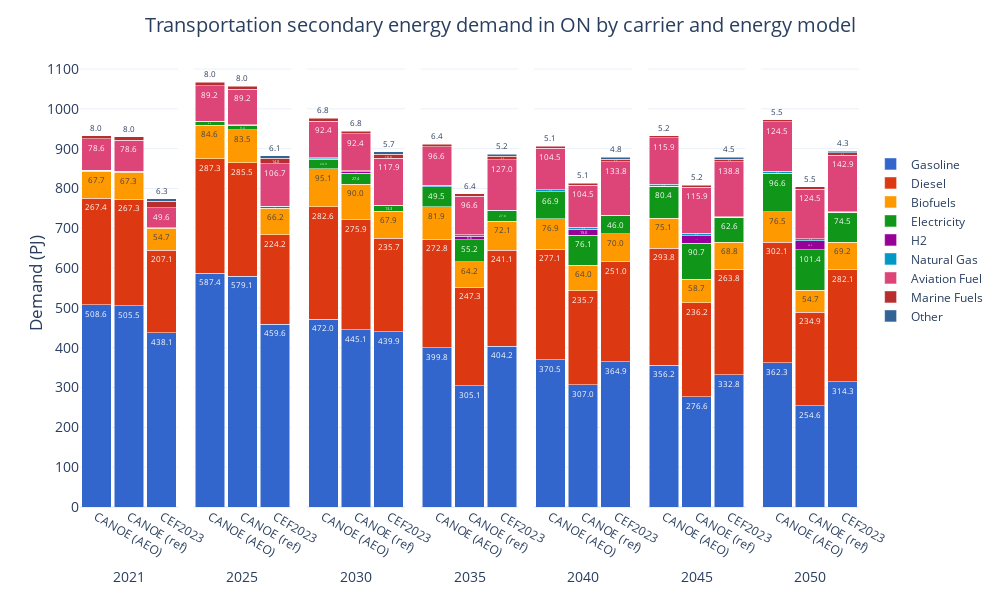

This figure's notebook cell:
### Code cell
bau23_fig = bau23_demand[(bau23_demand['Sector'] == 'Transportation') & (bau23_demand['Carrier'] != 'Total End-Use')].copy()
ref_fig = ref_trnact[(ref_trnact['Mode'] == 'Fuel use') & (ref_trnact['Carrier'] != 'Other')].copy()
vanilla_fig = vanilla_trnact[(vanilla_trnact['Mode'] == 'Fuel use') & (vanilla_trnact['Carrier'] != 'Other')].copy()

carrier_order = ['Gasoline', 'Diesel', 'Biofuels', 'Electricity', 'H2', 'Natural Gas', 'Aviation Fuel', 'Marine Fuels', 'Other']

bau23_fig['Source'] = 'CEF2023'
ref_fig['Source'] = 'CANOE (ref)'
vanilla_fig['Source'] = 'CANOE (AEO)'

fig_df = pd.concat([vanilla_fig[['Period', 'Demand (PJ)', 'Carrier', 'Source']], ref_fig[['Period', 'Demand (PJ)', 'Carrier', 'Source']], bau23_fig[['Period', 'Demand (PJ)', 'Carrier', 'Source']]])

fig_df['Carrier'] = fig_df['Carrier'].apply(carrier_grouping)
fig_df = fig_df.groupby(['Period', 'Carrier', 'Source'], as_index=False).sum('Demand (PJ)')

fig_df['Carrier'] = pd.Categorical(fig_df['Carrier'], categories=carrier_order, ordered=True)
fig_df['Source'] = pd.Categorical(fig_df['Source'], categories=['CANOE (AEO)', 'CANOE (ref)', 'CEF2023'], ordered=True)
fig_df = fig_df.sort_values(['Source', 'Carrier', 'Period'])

fig = px.bar(fig_df, 
             x='Source', 
             y='Demand (PJ)', 
             color='Carrier', 
             barmode='stack', 
             facet_col='Period',
             facet_col_spacing=2E-2,
             template='plotly_white',
             color_discrete_sequence=px.colors.qualitative.G10[:7] + px.colors.qualitative.G10[8:],
             text_auto='.1f',
            #  text='Demand (PJ)_sum'
             width=1000, height=600,
             )

fig.update_layout(title=dict(
        text='Transportation secondary energy demand in ON by carrier and energy model',
        x=0.5, 
        y=0.97,
        xanchor='center',
        yanchor='top'
    ),
    xaxis=dict(title='Period'),
    yaxis=dict(title='Demand (PJ)',
               dtick=100),
    yaxis_title_standoff=0,
    legend_title_text='',
    bargap=0.1,
    legend=dict(
        orientation='v',  
        yanchor='top',
        y=0.8,  
        xanchor='center',
        x=1.09,
        font=dict(size=12)),
    font=dict(
        # family="Open Sans",
        size=14)
    )

for annotation in fig.layout.annotations:
    annotation.text = annotation.text.split('=')[1]
    annotation.y = -0.13  
    annotation.yanchor = 'top' 

for axis in fig.layout:
    if axis.startswith('yaxis'):
        fig.layout[axis].dtick = 100

for axis in fig.layout:
    if axis.startswith('xaxis'):
        fig.layout[axis].title.text = ''
        fig.layout[axis].tickfont = dict(size=12)

fig.for_each_trace(lambda trace: trace.update(textfont=dict(size=8)))

fig.show()
fig.write_image("ref_aeo_demand.svg", scale=1, engine='kaleido')

### Figure 1 — Plotly figure (JSON) as saved in the notebook; plotly's stock layout.template omitted (floating-point values rounded to 4 significant figures)
{"data": [{"alignmentgroup": "True", "hovertemplate": "Carrier=Gasoline<br>Period=2021<br>Source=%{x}<br>Demand (PJ)=%{y}<extra></extra>", "legendgroup": "Gasoline", "marker": {"color": "#3366CC", "pattern": {"shape": ""}}, "name": "Gasoline", "offsetgroup": "Gasoline", "orientation": "v", "showlegend": true, "textfont": {"size": 8}, "textposition": "auto", "texttemplate": "%{y:.1f}", "type": "bar", "x": ["CANOE (AEO)", "CANOE (ref)", "CEF2023"], "xaxis": "x", "y": [508.6, 505.5, 438.1], "yaxis": "y"}, {"alignmentgroup": "True", "hovertemplate": "Carrier=Gasoline<br>Period=2025<br>Source=%{x}<br>Demand (PJ)=%{y}<extra></extra>", "legendgroup": "Gasoline", "marker": {"color": "#3366CC", "pattern": {"shape": ""}}, "name": "Gasoline", "offsetgroup": "Gasoline", "orientation": "v", "showlegend": false, "textfont": {"size": 8}, "textposition": "auto", "texttemplate": "%{y:.1f}", "type": "bar", "x": ["CANOE (AEO)", "CANOE (ref)", "CEF2023"], "xaxis": "x2", "y": [587.4, 579.1, 459.6], "yaxis": "y2"}, {"alignmentgroup": "True", "hovertemplate": "Carrier=Gasoline<br>Period=2030<br>Source=%{x}<br>Demand (PJ)=%{y}<extra></extra>", "legendgroup": "Gasoline", "marker": {"color": "#3366CC", "pattern": {"shape": ""}}, "name": "Gasoline", "offsetgroup": "Gasoline", "orientation": "v", "showlegend": false, "textfont": {"size": 8}, "textposition": "auto", "texttemplate": "%{y:.1f}", "type": "bar", "x": ["CANOE (AEO)", "CANOE (ref)", "CEF2023"], "xaxis": "x3", "y": [472.0, 445.1, 439.9], "yaxis": "y3"}, {"alignmentgroup": "True", "hovertemplate": "Carrier=Gasoline<br>Period=2035<br>Source=%{x}<br>Demand (PJ)=%{y}<extra></extra>", "legendgroup": "Gasoline", "marker": {"color": "#3366CC", "pattern": {"shape": ""}}, "name": "Gasoline", "offsetgroup": "Gasoline", "orientation": "v", "showlegend": false, "textfont": {"size": 8}, "textposition": "auto", "texttemplate": "%{y:.1f}", "type": "bar", "x": ["CANOE (AEO)", "CANOE (ref)", "CEF2023"], "xaxis": "x4", "y": [399.8, 305.1, 404.2], "yaxis": "y4"}, {"alignmentgroup": "True", "hovertemplate": "Carrier=Gasoline<br>Period=2040<br>Source=%{x}<br>Demand (PJ)=%{y}<extra></extra>", "legendgroup": "Gasoline", "marker": {"color": "#3366CC", "pattern": {"shape": ""}}, "name": "Gasoline", "offsetgroup": "Gasoline", "orientation": "v", "showlegend": false, "textfont": {"size": 8}, "textposition": "auto", "texttemplate": "%{y:.1f}", "type": "bar", "x": ["CANOE (AEO)", "CANOE (ref)", "CEF2023"], "xaxis": "x5", "y": [370.5, 307.0, 364.9], "yaxis": "y5"}, {"alignmentgroup": "True", "hovertemplate": "Carrier=Gasoline<br>Period=2045<br>Source=%{x}<br>Demand (PJ)=%{y}<extra></extra>", "legendgroup": "Gasoline", "marker": {"color": "#3366CC", "pattern": {"shape": ""}}, "name": "Gasoline", "offsetgroup": "Gasoline", "orientation": "v", "showlegend": false, "textfont": {"size": 8}, "textposition": "auto", "texttemplate": "%{y:.1f}", "type": "bar", "x": ["CANOE (AEO)", "CANOE (ref)", "CEF2023"], "xaxis": "x6", "y": [356.2, 276.6, 332.8], "yaxis": "y6"}, {"alignmentgroup": "True", "hovertemplate": "Carrier=Gasoline<br>Period=2050<br>Source=%{x}<br>Demand (PJ)=%{y}<extra></extra>", "legendgroup": "Gasoline", "marker": {"color": "#3366CC", "pattern": {"shape": ""}}, "name": "Gasoline", "offsetgroup": "Gasoline", "orientation": "v", "showlegend": false, "textfont": {"size": 8}, "textposition": "auto", "texttemplate": "%{y:.1f}", "type": "bar", "x": ["CANOE (AEO)", "CANOE (ref)", "CEF2023"], "xaxis": "x7", "y": [362.3, 254.6, 314.3], "yaxis": "y7"}, {"alignmentgroup": "True", "hovertemplate": "Carrier=Diesel<br>Period=2021<br>Source=%{x}<br>Demand (PJ)=%{y}<extra></extra>", "legendgroup": "Diesel", "marker": {"color": "#DC3912", "pattern": {"shape": ""}}, "name": "Diesel", "offsetgroup": "Diesel", "orientation": "v", "showlegend": true, "textfont": {"size": 8}, "textposition": "auto", "texttemplate": "%{y:.1f}", "type": "bar", "x": ["CANOE (AEO)", "CANOE (ref)", "CEF2023"], "xaxis": "x", "y": [267.4, 267.3, 207.1], "yaxis": "y"}, {"alignmentgroup": "True", "hovertemplate": "Carrier=Diesel<br>Period=2025<br>Source=%{x}<br>Demand (PJ)=%{y}<extra></extra>", "legendgroup": "Diesel", "marker": {"color": "#DC3912", "pattern": {"shape": ""}}, "name": "Diesel", "offsetgroup": "Diesel", "orientation": "v", "showlegend": false, "textfont": {"size": 8}, "textposition": "auto", "texttemplate": "%{y:.1f}", "type": "bar", "x": ["CANOE (AEO)", "CANOE (ref)", "CEF2023"], "xaxis": "x2", "y": [287.3, 285.5, 224.2], "yaxis": "y2"}, {"alignmentgroup": "True", "hovertemplate": "Carrier=Diesel<br>Period=2030<br>Source=%{x}<br>Demand (PJ)=%{y}<extra></extra>", "legendgroup": "Diesel", "marker": {"color": "#DC3912", "pattern": {"shape": ""}}, "name": "Diesel", "offsetgroup": "Diesel", "orientation": "v", "showlegend": false, "textfont": {"size": 8}, "textposition": "auto", "texttemplate": "%{y:.1f}", "type": "bar", "x": ["CANOE (AEO)", "CANOE (ref)", "CEF2023"], "xaxis": "x3", "y": [282.6, 275.9, 235.7], "yaxis": "y3"}, {"alignmentgroup": "True", "hovertemplate": "Carrier=Diesel<br>Period=2035<br>Source=%{x}<br>Demand (PJ)=%{y}<extra></extra>", "legendgroup": "Diesel", "marker": {"color": "#DC3912", "pattern": {"shape": ""}}, "name": "Diesel", "offsetgroup": "Diesel", "orientation": "v", "showlegend": false, "textfont": {"size": 8}, "textposition": "auto", "texttemplate": "%{y:.1f}", "type": "bar", "x": ["CANOE (AEO)", "CANOE (ref)", "CEF2023"], "xaxis": "x4", "y": [272.8, 247.3, 241.1], "yaxis": "y4"}, {"alignmentgroup": "True", "hovertemplate": "Carrier=Diesel<br>Period=2040<br>Source=%{x}<br>Demand (PJ)=%{y}<extra></extra>", "legendgroup": "Diesel", "marker": {"color": "#DC3912", "pattern": {"shape": ""}}, "name": "Diesel", "offsetgroup": "Diesel", "orientation": "v", "showlegend": false, "textfont": {"size": 8}, "textposition": "auto", "texttemplate": "%{y:.1f}", "type": "bar", "x": ["CANOE (AEO)", "CANOE (ref)", "CEF2023"], "xaxis": "x5", "y": [277.1, 235.7, 251.0], "yaxis": "y5"}, {"alignmentgroup": "True", "hovertemplate": "Carrier=Diesel<br>Period=2045<br>Source=%{x}<br>Demand (PJ)=%{y}<extra></extra>", "legendgroup": "Diesel", "marker": {"color": "#DC3912", "pattern": {"shape": ""}}, "name": "Diesel", "offsetgroup": "Diesel", "orientation": "v", "showlegend": false, "textfont": {"size": 8}, "textposition": "auto", "texttemplate": "%{y:.1f}", "type": "bar", "x": ["CANOE (AEO)", "CANOE (ref)", "CEF2023"], "xaxis": "x6", "y": [293.8, 236.2, 263.8], "yaxis": "y6"}, {"alignmentgroup": "True", "hovertemplate": "Carrier=Diesel<br>Period=2050<br>Source=%{x}<br>Demand (PJ)=%{y}<extra></extra>", "legendgroup": "Diesel", "marker": {"color": "#DC3912", "pattern": {"shape": ""}}, "name": "Diesel", "offsetgroup": "Diesel", "orientation": "v", "showlegend": false, "textfont": {"size": 8}, "textposition": "auto", "texttemplate": "%{y:.1f}", "type": "bar", "x": ["CANOE (AEO)", "CANOE (ref)", "CEF2023"], "xaxis": "x7", "y": [302.1, 234.9, 282.1], "yaxis": "y7"}, {"alignmentgroup": "True", "hovertemplate": "Carrier=Biofuels<br>Period=2021<br>Source=%{x}<br>Demand (PJ)=%{y}<extra></extra>", "legendgroup": "Biofuels", "marker": {"color": "#FF9900", "pattern": {"shape": ""}}, "name": "Biofuels", "offsetgroup": "Biofuels", "orientation": "v", "showlegend": true, "textfont": {"size": 8}, "textposition": "auto", "texttemplate": "%{y:.1f}", "type": "bar", "x": ["CANOE (AEO)", "CANOE (ref)", "CEF2023"], "xaxis": "x", "y": [67.65, 67.31, 54.67], "yaxis": "y"}, {"alignmentgroup": "True", "hovertemplate": "Carrier=Biofuels<br>Period=2025<br>Source=%{x}<br>Demand (PJ)=%{y}<extra></extra>", "legendgroup": "Biofuels", "marker": {"color": "#FF9900", "pattern": {"shape": ""}}, "name": "Biofuels", "offsetgroup": "Biofuels", "orientation": "v", "showlegend": false, "textfont": {"size": 8}, "textposition": "auto", "texttemplate": "%{y:.1f}", "type": "bar", "x": ["CANOE (AEO)", "CANOE (ref)", "CEF2023"], "xaxis": "x2", "y": [84.57, 83.47, 66.16], "yaxis": "y2"}, {"alignmentgroup": "True", "hovertemplate": "Carrier=Biofuels<br>Period=2030<br>Source=%{x}<br>Demand (PJ)=%{y}<extra></extra>", "legendgroup": "Biofuels", "marker": {"color": "#FF9900", "pattern": {"shape": ""}}, "name": "Biofuels", "offsetgroup": "Biofuels", "orientation": "v", "showlegend": false, "textfont": {"size": 8}, "textposition": "auto", "texttemplate": "%{y:.1f}", "type": "bar", "x": ["CANOE (AEO)", "CANOE (ref)", "CEF2023"], "xaxis": "x3", "y": [95.06, 90.05, 67.86], "yaxis": "y3"}, {"alignmentgroup": "True", "hovertemplate": "Carrier=Biofuels<br>Period=2035<br>Source=%{x}<br>Demand (PJ)=%{y}<extra></extra>", "legendgroup": "Biofuels", "marker": {"color": "#FF9900", "pattern": {"shape": ""}}, "name": "Biofuels", "offsetgroup": "Biofuels", "orientation": "v", "showlegend": false, "textfont": {"size": 8}, "textposition": "auto", "texttemplate": "%{y:.1f}", "type": "bar", "x": ["CANOE (AEO)", "CANOE (ref)", "CEF2023"], "xaxis": "x4", "y": [81.93, 64.15, 72.07], "yaxis": "y4"}, {"alignmentgroup": "True", "hovertemplate": "Carrier=Biofuels<br>Period=2040<br>Source=%{x}<br>Demand (PJ)=%{y}<extra></extra>", "legendgroup": "Biofuels", "marker": {"color": "#FF9900", "pattern": {"shape": ""}}, "name": "Biofuels", "offsetgroup": "Biofuels", "orientation": "v", "showlegend": false, "textfont": {"size": 8}, "textposition": "auto", "texttemplate": "%{y:.1f}", "type": "bar", "x": ["CANOE (AEO)", "CANOE (ref)", "CEF2023"], "xaxis": "x5", "y": [76.92, 63.99, 70.05], "yaxis": "y5"}, {"alignmentgroup": "True", "hovertemplate": "Carrier=Biofuels<br>Period=2045<br>Source=%{x}<br>Demand (PJ)=%{y}<extra></extra>", "legendgroup": "Biofuels", "marker": {"color": "#FF9900", "pattern": {"shape": ""}}, "name": "Biofuels", "offsetgroup": "Biofuels", "orientation": "v", "showlegend": false, "textfont": {"size": 8}, "textposition": "auto", "texttemplate": "%{y:.1f}", "type": "bar", "x": ["CANOE (AEO)", "CANOE (ref)", "CEF2023"], "xaxis": "x6", "y": [75.1, 58.65, 68.84], "yaxis": "y6"}, {"alignmentgroup": "True", "hovertemplate": "Carrier=Biofuels<br>Period=2050<br>Source=%{x}<br>Demand (PJ)=%{y}<extra></extra>", "legendgroup": "Biofuels", "marker": {"color": "#FF9900", "pattern": {"shape": ""}}, "name": "Biofuels", "offsetgroup": "Biofuels", "orientation": "v", "showlegend": false, "textfont": {"size": 8}, "textposition": "auto", "texttemplate": "%{y:.1f}", "type": "bar", "x": ["CANOE (AEO)", "CANOE (ref)", "CEF2023"], "xaxis": "x7", "y": [76.53, 54.71, 69.21], "yaxis": "y7"}, {"alignmentgroup": "True", "hovertemplate": "Carrier=Electricity<br>Period=2021<br>Source=%{x}<br>Demand (PJ)=%{y}<extra></extra>", "legendgroup": "Electricity", "marker": {"color": "#109618", "pattern": {"shape": ""}}, "name": "Electricity", "offsetgroup": "Electricity", "orientation": "v", "showlegend": true, "textfont": {"size": 8}, "textposition": "auto", "texttemplate": "%{y:.1f}", "type": "bar", "x": ["CANOE (AEO)", "CANOE (ref)", "CEF2023"], "xaxis": "x", "y": [2.294, 2.382, 1.288], "yaxis": "y"}, {"alignmentgroup": "True", "hovertemplate": "Carrier=Electricity<br>Period=2025<br>Source=%{x}<br>Demand (PJ)=%{y}<extra></extra>", "legendgroup": "Electricity", "marker": {"color": "#109618", "pattern": {"shape": ""}}, "name": "Electricity", "offsetgroup": "Electricity", "orientation": "v", "showlegend": false, "textfont": {"size": 8}, "textposition": "auto", "texttemplate": "%{y:.1f}", "type": "bar", "x": ["CANOE (AEO)", "CANOE (ref)", "CEF2023"], "xaxis": "x2", "y": [8.549, 9.395, 4.446], "yaxis": "y2"}, {"alignmentgroup": "True", "hovertemplate": "Carrier=Electricity<br>Period=2030<br>Source=%{x}<br>Demand (PJ)=%{y}<extra></extra>", "legendgroup": "Electricity", "marker": {"color": "#109618", "pattern": {"shape": ""}}, "name": "Electricity", "offsetgroup": "Electricity", "orientation": "v", "showlegend": false, "textfont": {"size": 8}, "textposition": "auto", "texttemplate": "%{y:.1f}", "type": "bar", "x": ["CANOE (AEO)", "CANOE (ref)", "CEF2023"], "xaxis": "x3", "y": [24.32, 27.36, 13.3], "yaxis": "y3"}, {"alignmentgroup": "True", "hovertemplate": "Carrier=Electricity<br>Period=2035<br>Source=%{x}<br>Demand (PJ)=%{y}<extra></extra>", "legendgroup": "Electricity", "marker": {"color": "#109618", "pattern": {"shape": ""}}, "name": "Electricity", "offsetgroup": "Electricity", "orientation": "v", "showlegend": false, "textfont": {"size": 8}, "textposition": "auto", "texttemplate": "%{y:.1f}", "type": "bar", "x": ["CANOE (AEO)", "CANOE (ref)", "CEF2023"], "xaxis": "x4", "y": [49.53, 55.18, 27.01], "yaxis": "y4"}, {"alignmentgroup": "True", "hovertemplate": "Carrier=Electricity<br>Period=2040<br>Source=%{x}<br>Demand (PJ)=%{y}<extra></extra>", "legendgroup": "Electricity", "marker": {"color": "#109618", "pattern": {"shape": ""}}, "name": "Electricity", "offsetgroup": "Electricity", "orientation": "v", "showlegend": false, "textfont": {"size": 8}, "textposition": "auto", "texttemplate": "%{y:.1f}", "type": "bar", "x": ["CANOE (AEO)", "CANOE (ref)", "CEF2023"], "xaxis": "x5", "y": [66.86, 76.06, 46.04], "yaxis": "y5"}, {"alignmentgroup": "True", "hovertemplate": "Carrier=Electricity<br>Period=2045<br>Source=%{x}<br>Demand (PJ)=%{y}<extra></extra>", "legendgroup": "Electricity", "marker": {"color": "#109618", "pattern": {"shape": ""}}, "name": "Electricity", "offsetgroup": "Electricity", "orientation": "v", "showlegend": false, "textfont": {"size": 8}, "textposition": "auto", "texttemplate": "%{y:.1f}", "type": "bar", "x": ["CANOE (AEO)", "CANOE (ref)", "CEF2023"], "xaxis": "x6", "y": [80.37, 90.69, 62.58], "yaxis": "y6"}, {"alignmentgroup": "True", "hovertemplate": "Carrier=Electricity<br>Period=2050<br>Source=%{x}<br>Demand (PJ)=%{y}<extra></extra>", "legendgroup": "Electricity", "marker": {"color": "#109618", "pattern": {"shape": ""}}, "name": "Electricity", "offsetgroup": "Electricity", "orientation": "v", "showlegend": false, "textfont": {"size": 8}, "textposition": "auto", "texttemplate": "%{y:.1f}", "type": "bar", "x": ["CANOE (AEO)", "CANOE (ref)", "CEF2023"], "xaxis": "x7", "y": [96.61, 101.4, 74.53], "yaxis": "y7"}, {"alignmentgroup": "True", "hovertemplate": "Carrier=H2<br>Period=2021<br>Source=%{x}<br>Demand (PJ)=%{y}<extra></extra>", "legendgroup": "H2", "marker": {"color": "#990099", "pattern": {"shape": ""}}, "name": "H2", "offsetgroup": "H2", "orientation": "v", "showlegend": true, "textfont": {"size": 8}, "textposition": "auto", "texttemplate": "%{y:.1f}", "type": "bar", "x": ["CANOE (AEO)", "CANOE (ref)", "CEF2023"], "xaxis": "x", "y": [0, 0, 0.0001], "yaxis": "y"}, {"alignmentgroup": "True", "hovertemplate": "Carrier=H2<br>Period=2025<br>Source=%{x}<br>Demand (PJ)=%{y}<extra></extra>", "legendgroup": "H2", "marker": {"color": "#990099", "pattern": {"shape": ""}}, "name": "H2", "offsetgroup": "H2", "orientation": "v", "showlegend": false, "textfont": {"size": 8}, "textposition": "auto", "texttemplate": "%{y:.1f}", "type": "bar", "x": ["CANOE (AEO)", "CANOE (ref)", "CEF2023"], "xaxis": "x2", "y": [0.4214, 1.385, 0.0001], "yaxis": "y2"}, {"alignmentgroup": "True", "hovertemplate": "Carrier=H2<br>Period=2030<br>Source=%{x}<br>Demand (PJ)=%{y}<extra></extra>", "legendgroup": "H2", "marker": {"color": "#990099", "pattern": {"shape": ""}}, "name": "H2", "offsetgroup": "H2", "orientation": "v", "showlegend": false, "textfont": {"size": 8}, "textposition": "auto", "texttemplate": "%{y:.1f}", "type": "bar", "x": ["CANOE (AEO)", "CANOE (ref)", "CEF2023"], "xaxis": "x3", "y": [0.4219, 3.849, 0.0001], "yaxis": "y3"}, {"alignmentgroup": "True", "hovertemplate": "Carrier=H2<br>Period=2035<br>Source=%{x}<br>Demand (PJ)=%{y}<extra></extra>", "legendgroup": "H2", "marker": {"color": "#990099", "pattern": {"shape": ""}}, "name": "H2", "offsetgroup": "H2", "orientation": "v", "showlegend": false, "textfont": {"size": 8}, "textposition": "auto", "texttemplate": "%{y:.1f}", "type": "bar", "x": ["CANOE (AEO)", "CANOE (ref)", "CEF2023"], "xaxis": "x4", "y": [0.4234, 8.769, 0.0001], "yaxis": "y4"}, {"alignmentgroup": "True", "hovertemplate": "Carrier=H2<br>Period=2040<br>Source=%{x}<br>Demand (PJ)=%{y}<extra></extra>", "legendgroup": "H2", "marker": {"color": "#990099", "pattern": {"shape": ""}}, "name": "H2", "offsetgroup": "H2", "orientation": "v", "showlegend": false, "textfont": {"size": 8}, "textposition": "auto", "texttemplate": "%{y:.1f}", "type": "bar", "x": ["CANOE (AEO)", "CANOE (ref)", "CEF2023"], "xaxis": "x5", "y": [0.3037, 15.03, 0.0001], "yaxis": "y5"}, {"alignmentgroup": "True", "hovertemplate": "Carrier=H2<br>Period=2045<br>Source=%{x}<br>Demand (PJ)=%{y}<extra></extra>", "legendgroup": "H2", "marker": {"color": "#990099", "pattern": {"shape": ""}}, "name": "H2", "offsetgroup": "H2", "orientation": "v", "showlegend": false, "textfont": {"size": 8}, "textposition": "auto", "texttemplate": "%{y:.1f}", "type": "bar", "x": ["CANOE (AEO)", "CANOE (ref)", "CEF2023"], "xaxis": "x6", "y": [0.2163, 19.7, 0.0001], "yaxis": "y6"}, {"alignmentgroup": "True", "hovertemplate": "Carrier=H2<br>Period=2050<br>Source=%{x}<br>Demand (PJ)=%{y}<extra></extra>", "legendgroup": "H2", "marker": {"color": "#990099", "pattern": {"shape": ""}}, "name": "H2", "offsetgroup": "H2", "orientation": "v", "showlegend": false, "textfont": {"size": 8}, "textposition": "auto", "texttemplate": "%{y:.1f}", "type": "bar", "x": ["CANOE (AEO)", "CANOE (ref)", "CEF2023"], "xaxis": "x7", "y": [0.2159, 22.96, 0.0001], "yaxis": "y7"}, {"alignmentgroup": "True", "hovertemplate": "Carrier=Natural Gas<br>Period=2021<br>Source=%{x}<br>Demand (PJ)=%{y}<extra></extra>", "legendgroup": "Natural Gas", "marker": {"color": "#0099C6", "pattern": {"shape": ""}}, "name": "Natural Gas", "offsetgroup": "Natural Gas", "orientation": "v", "showlegend": true, "textfont": {"size": 8}, "textposition": "auto", "texttemplate": "%{y:.1f}", "type": "bar", "x": ["CANOE (AEO)", "CANOE (ref)", "CEF2023"], "xaxis": "x", "y": [0.3488, 0.3488, 0.6612], "yaxis": "y"}, {"alignmentgroup": "True", "hovertemplate": "Carrier=Natural Gas<br>Period=2025<br>Source=%{x}<br>Demand (PJ)=%{y}<extra></extra>", "legendgroup": "Natural Gas", "marker": {"color": "#0099C6", "pattern": {"shape": ""}}, "name": "Natural Gas", "offsetgroup": "Natural Gas", "orientation": "v", "showlegend": false, "textfont": {"size": 8}, "textposition": "auto", "texttemplate": "%{y:.1f}", "type": "bar", "x": ["CANOE (AEO)", "CANOE (ref)", "CEF2023"], "xaxis": "x2", "y": [1.078, 1.078, 0.7773], "yaxis": "y2"}, {"alignmentgroup": "True", "hovertemplate": "Carrier=Natural Gas<br>Period=2030<br>Source=%{x}<br>Demand (PJ)=%{y}<extra></extra>", "legendgroup": "Natural Gas", "marker": {"color": "#0099C6", "pattern": {"shape": ""}}, "name": "Natural Gas", "offsetgroup": "Natural Gas", "orientation": "v", "showlegend": false, "textfont": {"size": 8}, "textposition": "auto", "texttemplate": "%{y:.1f}", "type": "bar", "x": ["CANOE (AEO)", "CANOE (ref)", "CEF2023"], "xaxis": "x3", "y": [2.74, 2.741, 0.8382], "yaxis": "y3"}, {"alignmentgroup": "True", "hovertemplate": "Carrier=Natural Gas<br>Period=2035<br>Source=%{x}<br>Demand (PJ)=%{y}<extra></extra>", "legendgroup": "Natural Gas", "marker": {"color": "#0099C6", "pattern": {"shape": ""}}, "name": "Natural Gas", "offsetgroup": "Natural Gas", "orientation": "v", "showlegend": false, "textfont": {"size": 8}, "textposition": "auto", "texttemplate": "%{y:.1f}", "type": "bar", "x": ["CANOE (AEO)", "CANOE (ref)", "CEF2023"], "xaxis": "x4", "y": [3.519, 3.52, 0.8741], "yaxis": "y4"}, {"alignmentgroup": "True", "hovertemplate": "Carrier=Natural Gas<br>Period=2040<br>Source=%{x}<br>Demand (PJ)=%{y}<extra></extra>", "legendgroup": "Natural Gas", "marker": {"color": "#0099C6", "pattern": {"shape": ""}}, "name": "Natural Gas", "offsetgroup": "Natural Gas", "orientation": "v", "showlegend": false, "textfont": {"size": 8}, "textposition": "auto", "texttemplate": "%{y:.1f}", "type": "bar", "x": ["CANOE (AEO)", "CANOE (ref)", "CEF2023"], "xaxis": "x5", "y": [5.321, 5.322, 0.8821], "yaxis": "y5"}, {"alignmentgroup": "True", "hovertemplate": "Carrier=Natural Gas<br>Period=2045<br>Source=%{x}<br>Demand (PJ)=%{y}<extra></extra>", "legendgroup": "Natural Gas", "marker": {"color": "#0099C6", "pattern": {"shape": ""}}, "name": "Natural Gas", "offsetgroup": "Natural Gas", "orientation": "v", "showlegend": false, "textfont": {"size": 8}, "textposition": "auto", "texttemplate": "%{y:.1f}", "type": "bar", "x": ["CANOE (AEO)", "CANOE (ref)", "CEF2023"], "xaxis": "x6", "y": [5.321, 5.321, 0.883], "yaxis": "y6"}, {"alignmentgroup": "True", "hovertemplate": "Carrier=Natural Gas<br>Period=2050<br>Source=%{x}<br>Demand (PJ)=%{y}<extra></extra>", "legendgroup": "Natural Gas", "marker": {"color": "#0099C6", "pattern": {"shape": ""}}, "name": "Natural Gas", "offsetgroup": "Natural Gas", "orientation": "v", "showlegend": false, "textfont": {"size": 8}, "textposition": "auto", "texttemplate": "%{y:.1f}", "type": "bar", "x": ["CANOE (AEO)", "CANOE (ref)", "CEF2023"], "xaxis": "x7", "y": [5.321, 5.321, 0.8844], "yaxis": "y7"}, {"alignmentgroup": "True", "hovertemplate": "Carrier=Aviation Fuel<br>Period=2021<br>Source=%{x}<br>Demand (PJ)=%{y}<extra></extra>", "legendgroup": "Aviation Fuel", "marker": {"color": "#DD4477", "pattern": {"shape": ""}}, "name": "Aviation Fuel", "offsetgroup": "Aviation Fuel", "orientation": "v", "showlegend": true, "textfont": {"size": 8}, "textposition": "auto", "texttemplate": "%{y:.1f}", "type": "bar", "x": ["CANOE (AEO)", "CANOE (ref)", "CEF2023"], "xaxis": "x", "y": [78.6, 78.6, 49.62], "yaxis": "y"}, {"alignmentgroup": "True", "hovertemplate": "Carrier=Aviation Fuel<br>Period=2025<br>Source=%{x}<br>Demand (PJ)=%{y}<extra></extra>", "legendgroup": "Aviation Fuel", "marker": {"color": "#DD4477", "pattern": {"shape": ""}}, "name": "Aviation Fuel", "offsetgroup": "Aviation Fuel", "orientation": "v", "showlegend": false, "textfont": {"size": 8}, "textposition": "auto", "texttemplate": "%{y:.1f}", "type": "bar", "x": ["CANOE (AEO)", "CANOE (ref)", "CEF2023"], "xaxis": "x2", "y": [89.23, 89.23, 106.7], "yaxis": "y2"}, {"alignmentgroup": "True", "hovertemplate": "Carrier=Aviation Fuel<br>Period=2030<br>Source=%{x}<br>Demand (PJ)=%{y}<extra></extra>", "legendgroup": "Aviation Fuel", "marker": {"color": "#DD4477", "pattern": {"shape": ""}}, "name": "Aviation Fuel", "offsetgroup": "Aviation Fuel", "orientation": "v", "showlegend": false, "textfont": {"size": 8}, "textposition": "auto", "texttemplate": "%{y:.1f}", "type": "bar", "x": ["CANOE (AEO)", "CANOE (ref)", "CEF2023"], "xaxis": "x3", "y": [92.37, 92.37, 117.9], "yaxis": "y3"}, {"alignmentgroup": "True", "hovertemplate": "Carrier=Aviation Fuel<br>Period=2035<br>Source=%{x}<br>Demand (PJ)=%{y}<extra></extra>", "legendgroup": "Aviation Fuel", "marker": {"color": "#DD4477", "pattern": {"shape": ""}}, "name": "Aviation Fuel", "offsetgroup": "Aviation Fuel", "orientation": "v", "showlegend": false, "textfont": {"size": 8}, "textposition": "auto", "texttemplate": "%{y:.1f}", "type": "bar", "x": ["CANOE (AEO)", "CANOE (ref)", "CEF2023"], "xaxis": "x4", "y": [96.65, 96.65, 127.0], "yaxis": "y4"}, {"alignmentgroup": "True", "hovertemplate": "Carrier=Aviation Fuel<br>Period=2040<br>Source=%{x}<br>Demand (PJ)=%{y}<extra></extra>", "legendgroup": "Aviation Fuel", "marker": {"color": "#DD4477", "pattern": {"shape": ""}}, "name": "Aviation Fuel", "offsetgroup": "Aviation Fuel", "orientation": "v", "showlegend": false, "textfont": {"size": 8}, "textposition": "auto", "texttemplate": "%{y:.1f}", "type": "bar", "x": ["CANOE (AEO)", "CANOE (ref)", "CEF2023"], "xaxis": "x5", "y": [104.5, 104.5, 133.8], "yaxis": "y5"}, {"alignmentgroup": "True", "hovertemplate": "Carrier=Aviation Fuel<br>Period=2045<br>Source=%{x}<br>Demand (PJ)=%{y}<extra></extra>", "legendgroup": "Aviation Fuel", "marker": {"color": "#DD4477", "pattern": {"shape": ""}}, "name": "Aviation Fuel", "offsetgroup": "Aviation Fuel", "orientation": "v", "showlegend": false, "textfont": {"size": 8}, "textposition": "auto", "texttemplate": "%{y:.1f}", "type": "bar", "x": ["CANOE (AEO)", "CANOE (ref)", "CEF2023"], "xaxis": "x6", "y": [115.9, 115.9, 138.8], "yaxis": "y6"}, {"alignmentgroup": "True", "hovertemplate": "Carrier=Aviation Fuel<br>Period=2050<br>Source=%{x}<br>Demand (PJ)=%{y}<extra></extra>", "legendgroup": "Aviation Fuel", "marker": {"color": "#DD4477", "pattern": {"shape": ""}}, "name": "Aviation Fuel", "offsetgroup": "Aviation Fuel", "orientation": "v", "showlegend": false, "textfont": {"size": 8}, "textposition": "auto", "texttemplate": "%{y:.1f}", "type": "bar", "x": ["CANOE (AEO)", "CANOE (ref)", "CEF2023"], "xaxis": "x7", "y": [124.5, 124.5, 142.9], "yaxis": "y7"}, {"alignmentgroup": "True", "hovertemplate": "Carrier=Marine Fuels<br>Period=2021<br>Source=%{x}<br>Demand (PJ)=%{y}<extra></extra>", "legendgroup": "Marine Fuels", "marker": {"color": "#B82E2E", "pattern": {"shape": ""}}, "name": "Marine Fuels", "offsetgroup": "Marine Fuels", "orientation": "v", "showlegend": true, "textfont": {"size": 8}, "textposition": "auto", "texttemplate": "%{y:.1f}", "type": "bar", "x": ["CANOE (AEO)", "CANOE (ref)", "CEF2023"], "xaxis": "x", "y": [8.028, 8.028, 15.95], "yaxis": "y"}, {"alignmentgroup": "True", "hovertemplate": "Carrier=Marine Fuels<br>Period=2025<br>Source=%{x}<br>Demand (PJ)=%{y}<extra></extra>", "legendgroup": "Marine Fuels", "marker": {"color": "#B82E2E", "pattern": {"shape": ""}}, "name": "Marine Fuels", "offsetgroup": "Marine Fuels", "orientation": "v", "showlegend": false, "textfont": {"size": 8}, "textposition": "auto", "texttemplate": "%{y:.1f}", "type": "bar", "x": ["CANOE (AEO)", "CANOE (ref)", "CEF2023"], "xaxis": "x2", "y": [8.028, 8.028, 14.03], "yaxis": "y2"}, {"alignmentgroup": "True", "hovertemplate": "Carrier=Marine Fuels<br>Period=2030<br>Source=%{x}<br>Demand (PJ)=%{y}<extra></extra>", "legendgroup": "Marine Fuels", "marker": {"color": "#B82E2E", "pattern": {"shape": ""}}, "name": "Marine Fuels", "offsetgroup": "Marine Fuels", "orientation": "v", "showlegend": false, "textfont": {"size": 8}, "textposition": "auto", "texttemplate": "%{y:.1f}", "type": "bar", "x": ["CANOE (AEO)", "CANOE (ref)", "CEF2023"], "xaxis": "x3", "y": [6.772, 6.772, 10.86], "yaxis": "y3"}, {"alignmentgroup": "True", "hovertemplate": "Carrier=Marine Fuels<br>Period=2035<br>Source=%{x}<br>Demand (PJ)=%{y}<extra></extra>", "legendgroup": "Marine Fuels", "marker": {"color": "#B82E2E", "pattern": {"shape": ""}}, "name": "Marine Fuels", "offsetgroup": "Marine Fuels", "orientation": "v", "showlegend": false, "textfont": {"size": 8}, "textposition": "auto", "texttemplate": "%{y:.1f}", "type": "bar", "x": ["CANOE (AEO)", "CANOE (ref)", "CEF2023"], "xaxis": "x4", "y": [6.436, 6.436, 8.401], "yaxis": "y4"}, {"alignmentgroup": "True", "hovertemplate": "Carrier=Marine Fuels<br>Period=2040<br>Source=%{x}<br>Demand (PJ)=%{y}<extra></extra>", "legendgroup": "Marine Fuels", "marker": {"color": "#B82E2E", "pattern": {"shape": ""}}, "name": "Marine Fuels", "offsetgroup": "Marine Fuels", "orientation": "v", "showlegend": false, "textfont": {"size": 8}, "textposition": "auto", "texttemplate": "%{y:.1f}", "type": "bar", "x": ["CANOE (AEO)", "CANOE (ref)", "CEF2023"], "xaxis": "x5", "y": [5.07, 5.07, 6.861], "yaxis": "y5"}, {"alignmentgroup": "True", "hovertemplate": "Carrier=Marine Fuels<br>Period=2045<br>Source=%{x}<br>Demand (PJ)=%{y}<extra></extra>", "legendgroup": "Marine Fuels", "marker": {"color": "#B82E2E", "pattern": {"shape": ""}}, "name": "Marine Fuels", "offsetgroup": "Marine Fuels", "orientation": "v", "showlegend": false, "textfont": {"size": 8}, "textposition": "auto", "texttemplate": "%{y:.1f}", "type": "bar", "x": ["CANOE (AEO)", "CANOE (ref)", "CEF2023"], "xaxis": "x6", "y": [5.17, 5.17, 6.019], "yaxis": "y6"}, {"alignmentgroup": "True", "hovertemplate": "Carrier=Marine Fuels<br>Period=2050<br>Source=%{x}<br>Demand (PJ)=%{y}<extra></extra>", "legendgroup": "Marine Fuels", "marker": {"color": "#B82E2E", "pattern": {"shape": ""}}, "name": "Marine Fuels", "offsetgroup": "Marine Fuels", "orientation": "v", "showlegend": false, "textfont": {"size": 8}, "textposition": "auto", "texttemplate": "%{y:.1f}", "type": "bar", "x": ["CANOE (AEO)", "CANOE (ref)", "CEF2023"], "xaxis": "x7", "y": [5.459, 5.459, 5.71], "yaxis": "y7"}, {"alignmentgroup": "True", "hovertemplate": "Carrier=Other<br>Period=2021<br>Source=%{x}<br>Demand (PJ)=%{y}<extra></extra>", "legendgroup": "Other", "marker": {"color": "#316395", "pattern": {"shape": ""}}, "name": "Other", "offsetgroup": "Other", "orientation": "v", "showlegend": true, "textfont": {"size": 8}, "textposition": "auto", "texttemplate": "%{y:.1f}", "type": "bar", "x": ["CEF2023"], "xaxis": "x", "y": [6.262], "yaxis": "y"}, {"alignmentgroup": "True", "hovertemplate": "Carrier=Other<br>Period=2025<br>Source=%{x}<br>Demand (PJ)=%{y}<extra></extra>", "legendgroup": "Other", "marker": {"color": "#316395", "pattern": {"shape": ""}}, "name": "Other", "offsetgroup": "Other", "orientation": "v", "showlegend": false, "textfont": {"size": 8}, "textposition": "auto", "texttemplate": "%{y:.1f}", "type": "bar", "x": ["CEF2023"], "xaxis": "x2", "y": [6.124], "yaxis": "y2"}, {"alignmentgroup": "True", "hovertemplate": "Carrier=Other<br>Period=2030<br>Source=%{x}<br>Demand (PJ)=%{y}<extra></extra>", "legendgroup": "Other", "marker": {"color": "#316395", "pattern": {"shape": ""}}, "name": "Other", "offsetgroup": "Other", "orientation": "v", "showlegend": false, "textfont": {"size": 8}, "textposition": "auto", "texttemplate": "%{y:.1f}", "type": "bar", "x": ["CEF2023"], "xaxis": "x3", "y": [5.674], "yaxis": "y3"}, {"alignmentgroup": "True", "hovertemplate": "Carrier=Other<br>Period=2035<br>Source=%{x}<br>Demand (PJ)=%{y}<extra></extra>", "legendgroup": "Other", "marker": {"color": "#316395", "pattern": {"shape": ""}}, "name": "Other", "offsetgroup": "Other", "orientation": "v", "showlegend": false, "textfont": {"size": 8}, "textposition": "auto", "texttemplate": "%{y:.1f}", "type": "bar", "x": ["CEF2023"], "xaxis": "x4", "y": [5.25], "yaxis": "y4"}, {"alignmentgroup": "True", "hovertemplate": "Carrier=Other<br>Period=2040<br>Source=%{x}<br>Demand (PJ)=%{y}<extra></extra>", "legendgroup": "Other", "marker": {"color": "#316395", "pattern": {"shape": ""}}, "name": "Other", "offsetgroup": "Other", "orientation": "v", "showlegend": false, "textfont": {"size": 8}, "textposition": "auto", "texttemplate": "%{y:.1f}", "type": "bar", "x": ["CEF2023"], "xaxis": "x5", "y": [4.829], "yaxis": "y5"}, {"alignmentgroup": "True", "hovertemplate": "Carrier=Other<br>Period=2045<br>Source=%{x}<br>Demand (PJ)=%{y}<extra></extra>", "legendgroup": "Other", "marker": {"color": "#316395", "pattern": {"shape": ""}}, "name": "Other", "offsetgroup": "Other", "orientation": "v", "showlegend": false, "textfont": {"size": 8}, "textposition": "auto", "texttemplate": "%{y:.1f}", "type": "bar", "x": ["CEF2023"], "xaxis": "x6", "y": [4.507], "yaxis": "y6"}, {"alignmentgroup": "True", "hovertemplate": "Carrier=Other<br>Period=2050<br>Source=%{x}<br>Demand (PJ)=%{y}<extra></extra>", "legendgroup": "Other", "marker": {"color": "#316395", "pattern": {"shape": ""}}, "name": "Other", "offsetgroup": "Other", "orientation": "v", "showlegend": false, "textfont": {"size": 8}, "textposition": "auto", "texttemplate": "%{y:.1f}", "type": "bar", "x": ["CEF2023"], "xaxis": "x7", "y": [4.318], "yaxis": "y7"}], "layout": {"annotations": [{"font": {}, "showarrow": false, "text": "2021", "x": 0.06286, "xanchor": "center", "xref": "paper", "y": -0.13, "yanchor": "top", "yref": "paper"}, {"font": {}, "showarrow": false, "text": "2025", "x": 0.2086, "xanchor": "center", "xref": "paper", "y": -0.13, "yanchor": "top", "yref": "paper"}, {"font": {}, "showarrow": false, "text": "2030", "x": 0.3543, "xanchor": "center", "xref": "paper", "y": -0.13, "yanchor": "top", "yref": "paper"}, {"font": {}, "showarrow": false, "text": "2035", "x": 0.5, "xanchor": "center", "xref": "paper", "y": -0.13, "yanchor": "top", "yref": "paper"}, {"font": {}, "showarrow": false, "text": "2040", "x": 0.6457, "xanchor": "center", "xref": "paper", "y": -0.13, "yanchor": "top", "yref": "paper"}, {"font": {}, "showarrow": false, "text": "2045", "x": 0.7914, "xanchor": "center", "xref": "paper", "y": -0.13, "yanchor": "top", "yref": "paper"}, {"font": {}, "showarrow": false, "text": "2050", "x": 0.9371, "xanchor": "center", "xref": "paper", "y": -0.13, "yanchor": "top", "yref": "paper"}], "bargap": 0.1, "barmode": "stack", "font": {"size": 14}, "height": 600, "legend": {"font": {"size": 12}, "orientation": "v", "title": {"text": ""}, "tracegroupgap": 0, "x": 1.09, "xanchor": "center", "y": 0.8, "yanchor": "top"}, "margin": {"t": 60}, "title": {"text": "Transportation secondary energy demand in ON by carrier and energy model", "x": 0.5, "xanchor": "center", "y": 0.97, "yanchor": "top"}, "width": 1000, "xaxis": {"anchor": "y", "domain": [0, 0.1257], "tickfont": {"size": 12}, "title": {"text": ""}}, "xaxis2": {"anchor": "y2", "domain": [0.1457, 0.2714], "matches": "x", "tickfont": {"size": 12}, "title": {"text": ""}}, "xaxis3": {"anchor": "y3", "domain": [0.2914, 0.4171], "matches": "x", "tickfont": {"size": 12}, "title": {"text": ""}}, "xaxis4": {"anchor": "y4", "domain": [0.4371, 0.5629], "matches": "x", "tickfont": {"size": 12}, "title": {"text": ""}}, "xaxis5": {"anchor": "y5", "domain": [0.5829, 0.7086], "matches": "x", "tickfont": {"size": 12}, "title": {"text": ""}}, "xaxis6": {"anchor": "y6", "domain": [0.7286, 0.8543], "matches": "x", "tickfont": {"size": 12}, "title": {"text": ""}}, "xaxis7": {"anchor": "y7", "domain": [0.8743, 1.0], "matches": "x", "tickfont": {"size": 12}, "title": {"text": ""}}, "yaxis": {"anchor": "x", "domain": [0, 1], "dtick": 100, "title": {"standoff": 0, "text": "Demand (PJ)"}}, "yaxis2": {"anchor": "x2", "domain": [0, 1], "dtick": 100, "matches": "y", "showticklabels": false}, "yaxis3": {"anchor": "x3", "domain": [0, 1], "dtick": 100, "matches": "y", "showticklabels": false}, "yaxis4": {"anchor": "x4", "domain": [0, 1], "dtick": 100, "matches": "y", "showticklabels": false}, "yaxis5": {"anchor": "x5", "domain": [0, 1], "dtick": 100, "matches": "y", "showticklabels": false}, "yaxis6": {"anchor": "x6", "domain": [0, 1], "dtick": 100, "matches": "y", "showticklabels": false}, "yaxis7": {"anchor": "x7", "domain": [0, 1], "dtick": 100, "matches": "y", "showticklabels": false}}}
